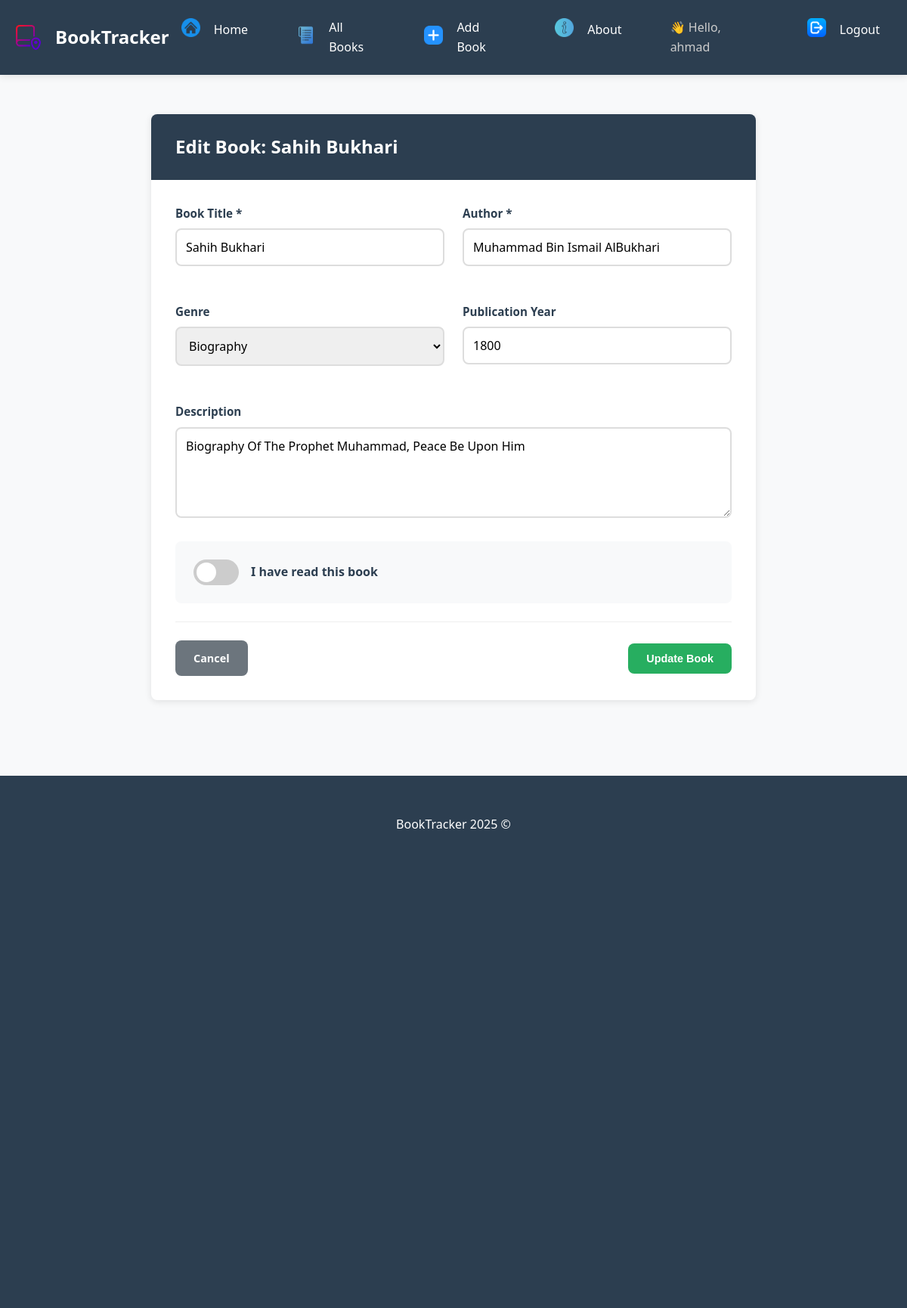
The page /books/11/update/ (signed in) on the database its author committed.
### main_app/models.py (models this page shows, shortened)
class Book(models.Model):
    GENRE_CHOICES = [
        ('Novel', 'Novel'),
        ('Science Fiction', 'Science Fiction'),
        ('History', 'History'),
        ('Self Development', 'Self Development'),
        ('Biography', 'Biography'),
        ('Literature', 'Literature'),
        ('Poetry', 'Poetry'),
        ('Children', 'Children'),
        ('Other', 'Other'),
    ]
    title = models.CharField(max_length=200)
    author = models.CharField(max_length=100)
    genre = models.CharField(choices=GENRE_CHOICES)
    description = models.TextField(max_length=500)
    publication_year = models.IntegerField(
        validators=[MinValueValidator(1000), MaxValueValidator(2025)] # To select year between 1000 and 2025
    )
    is_read = models.BooleanField(default=False)
    created_at = models.DateTimeField(auto_now_add=True)
    user = models.ForeignKey(
        User,
        on_delete=models.CASCADE,
        null=True,  # temp (we used it to solve makemigrations issue)
        blank=True  # temp
    )
    class Meta:
        ordering = ['-created_at']

### main_app/views.py (the view, shortened to what this page needs)
# urls.py: path('books/<int:pk>/update/', BookUpdate.as_view(), name='book_update'),
class BookUpdate(UserAccessMixin, LoginRequiredMixin, UpdateView):
    model = Book
    form_class = BookForm
    template_name = 'books/book_form.html'
    success_url = reverse_lazy('book_list')

### main_app/forms.py
class BookForm(forms.ModelForm):
    class Meta:
        model = Book
        fields = ['title', 'author', 'genre', 'description', 'publication_year', 'is_read']
        widgets = {
            'description': forms.Textarea(attrs={'rows': 4}),
            'publication_year': forms.NumberInput(attrs={'min': 1000, 'max': 2025}),
        }

### main_app/views.py (called while the page is built)
    def test_func(self):
        book = self.get_object()
        return book.user == self.request.user

### main_app/templates/books/book_form.html (shortened to what this page needs)
{% extends 'base.html' %}
{% load static %}
{% block extra_css %}
<link rel="stylesheet" href="{% static 'css/book_form.css' %}">
{% endblock %}
{% block content %}
<div class="form-container">
    <div class="form-card">
        <div class="form-header">
            <h2>
                {% if object %}
                    Edit Book: {{ object.title }}
                {% else %}
                    Add New Book
                {% endif %}
            </h2>
        </div>
        <div class="form-body">
            <form method="post">
                <div class="form-row">
                    <div class="form-group">
                        <label for="id_title" class="form-label">Book Title *</label>
                        <input type="text" name="title" class="form-control"
                               id="id_title" value="{{ form.title.value|default:'' }}"
                               required maxlength="200" placeholder="Enter book title">
                    </div>
                    <div class="form-group">
                        <label for="id_author" class="form-label">Author *</label>
                        <input type="text" name="author" class="form-control"
                               id="id_author" value="{{ form.author.value|default:'' }}"
                               required maxlength="100" placeholder="Enter author name">
                    </div>
                </div>
                <div class="form-row">
                    <div class="form-group">
                        <label for="id_genre" class="form-label">Genre</label>
                        <select name="genre" class="form-select" id="id_genre">
                            {% for value, text in form.fields.genre.choices %}
                                <option value="{{ value }}"
                                        {% if form.genre.value == value %}selected{% endif %}>
                                    {{ text }}
                                </option>
                            {% endfor %}
                        </select>
                    </div>
                    <div class="form-group">
                        <label for="id_publication_year" class="form-label">Publication Year</label>
                        <input type="number" name="publication_year" class="form-control"
                               id="id_publication_year" value="{{ form.publication_year.value|default:'' }}"
                               min="1000" max="2025" placeholder="Insert year">
                    </div>
                </div>
                <div class="form-group">
                    <label for="id_description" class="form-label">Description</label>
                    <textarea name="description" class="form-control form-textarea" id="id_description"
                              rows="4" placeholder="Write a brief description about the book...">{{ form.description.value|default:'' }}</textarea>
                </div>
                <div class="form-switch">
                    <label class="switch">
                        <span class="slider"></span>
                    </label>
                    <label for="id_is_read" class="switch-label">I have read this book</label>
                </div>
                <div class="form-actions">
                    <a href="{% if object %}{% url 'book_detail' object.pk %}{% else %}{% url 'book_list' %}{% endif %}"
                       class="btn btn-secondary">Cancel</a>
                    <button type="submit" class="btn btn-success">
                        {% if object %}Update Book{% else %}Add Book{% endif %}
                    </button>
                </div>
            </form>
        </div>
    </div>
</div>
{% endblock %}

### main_app/templates/base.html (shortened to what this page needs)
<!DOCTYPE html>
<html lang="en" dir="ltr">
<head>
    {% load static %}
    <link rel="stylesheet" href="{% static 'css/base.css' %}">
    {% block extra_css %}{% endblock %}
</head>
<body>
    <nav class="navbar">
        <div class="nav-container">
            <a class="navbar-brand" href="{% url 'home' %}">
                <img src="{% static 'images/logo.png' %}" alt="BookTracker Logo"
                     style="height: 35px; width: auto; margin-right: 10px;">
                BookTracker
            </a>
            <div class="navbar-menu" id="navbarMenu">
                <ul class="navbar-nav">
                    <li class="nav-item">
                        <a class="nav-link" href="{% url 'home' %}">
                            <span class="nav-icon">                <img src="{% static 'images/home.png' %}" alt="BookTracker Logo"
                     style="height: 25px; width: auto; margin-right: 10px;"></span> Home
                        </a>
                    </li>
                    <li class="nav-item">
                        <a class="nav-link" href="{% url 'book_list' %}">
                            <span class="nav-icon">                <img src="{% static 'images/list.png' %}" alt="BookTracker Logo"
                     style="height: 25px; width: auto; margin-right: 10px;"></span> All Books
                        </a>
                    </li>
                    <li class="nav-item">
                        <a class="nav-link" href="{% url 'book_create' %}">
                            <span class="nav-icon">                <img src="{% static 'images/add.png' %}" alt="BookTracker Logo"
                     style="height: 25px; width: auto; margin-right: 10px;"></span> Add Book
                        </a>
                    </li>
                    <li class="nav-item">
                        <a class="nav-link" href="{% url 'about' %}">
                            <span class="nav-icon">                <img src="{% static 'images/about.png' %}" alt="BookTracker Logo"
                     style="height: 25px; width: auto; margin-right: 10px;"></span> About
                        </a>
                    </li>
                    {% if user.is_authenticated %}
                    <li class="nav-item">
                        <span class="nav-link" style="color: #ccc;">
                            👋 Hello, {{ user.username }}
                        </span>
                    </li>
                    <li class="nav-item">
                        <a class="nav-link" href="{% url 'logout' %}">
                            <span class="nav-icon">                <img src="{% static 'images/logout.png' %}" alt="BookTracker Logo"
                     style="height: 25px; width: auto; margin-right: 10px;"></span> Logout
                        </a>
                    </li>
                    {% endif %}
                </ul>
            </div>
        </div>
    </nav>
    <div class="container">
    {% block content %}
    {% endblock %}
</div>
    <footer class="footer">
        <div class="container">
            <p class="footer-text">BookTracker 2025 ©</p>
        </div>
    </footer>
</body>
</html>

### main_app/static/css/base.css (style rules this page uses)
:root { --primary-color: #2c3e50; --secondary-color: #3498db; --success-color: #27ae60; --warning-color: #f39c12; --danger-color: #e74c3c; --light-color: #ecf0f1; --dark-color: #2c3e50; --text-color: #333; --border-radius: 8px; --box-shadow: 0 2px 10px rgba(0,0,0,0.1); --transition: all 0.3s ease; }
* { margin: 0; padding: 0; box-sizing: border-box; }
body { font-family: 'Segoe UI', Tahoma, Geneva, Verdana, sans-serif; background-color: #f8f9fa; color: var(--text-color); line-height: 1.6; }
.container { max-width: 1200px; margin: 0 auto; padding: 20px; min-height: 80vh; }
.navbar { background-color: var(--primary-color); padding: 1rem 0; box-shadow: var(--box-shadow); }
.nav-container { max-width: 1200px; margin: 0 auto; padding: 0 20px; display: flex; justify-content: space-between; align-items: center; }
.navbar-brand { color: white; text-decoration: none; font-size: 1.5rem; font-weight: bold; display: flex; align-items: center; gap: 0.5rem; }
.navbar-menu { display: flex; }
.navbar-nav { display: flex; list-style: none; gap: 2rem; }
.nav-link { color: white; text-decoration: none; display: flex; align-items: center; gap: 0.5rem; padding: 0.5rem 1rem; border-radius: var(--border-radius); transition: var(--transition); }
.nav-icon { font-size: 1.1rem; }
.footer { background-color: var(--dark-color); color: white; text-align: center; padding: 2rem 0; margin-top: 3rem; }
.footer-text { margin: 0; }
.btn { padding: 0.75rem 1.5rem; border: none; border-radius: var(--border-radius); text-decoration: none; font-weight: 600; cursor: pointer; transition: var(--transition); display: inline-flex; align-items: center; gap: 0.5rem; font-size: 0.9rem; }
.btn-success { background-color: var(--success-color); color: white; }
.btn-secondary { background-color: #6c757d; color: white; }

### main_app/static/css/book_form.css (style rules this page uses)
.form-container { max-width: 800px; margin: 0 auto; padding: 2rem 0; }
.form-card { background: white; border-radius: var(--border-radius); box-shadow: var(--box-shadow); overflow: hidden; }
.form-header { background: var(--primary-color); color: white; padding: 1.5rem 2rem; }
.form-header h2 { margin: 0; font-size: 1.5rem; }
.form-body { padding: 2rem; }
.form-row { display: grid; grid-template-columns: 1fr 1fr; gap: 1.5rem; margin-bottom: 1.5rem; }
.form-group { margin-bottom: 1.5rem; }
.form-label { display: block; margin-bottom: 0.5rem; font-weight: 600; color: var(--dark-color); font-size: 0.95rem; }
.form-control, .form-select { width: 100%; padding: 0.75rem; border: 2px solid #ddd; border-radius: var(--border-radius); font-size: 1rem; transition: var(--transition); font-family: inherit; }
.form-control::placeholder { color: #999; }
.form-textarea { min-height: 120px; resize: vertical; font-family: inherit; }
.form-switch { display: flex; align-items: center; gap: 1rem; padding: 1.5rem; background: #f8f9fa; border-radius: var(--border-radius); margin: 1.5rem 0; }
.switch { position: relative; display: inline-block; width: 60px; height: 34px; }
.slider { position: absolute; cursor: pointer; top: 0; left: 0; right: 0; bottom: 0; background-color: #ccc; transition: var(--transition); border-radius: 34px; }
.slider:before { position: absolute; content: ""; height: 26px; width: 26px; left: 4px; bottom: 4px; background-color: white; transition: var(--transition); border-radius: 50%; }
.switch-label { font-weight: 600; color: var(--dark-color); cursor: pointer; }
.form-actions { display: flex; justify-content: space-between; align-items: center; padding-top: 1.5rem; border-top: 1px solid #eee; margin-top: 1.5rem; }

### rows shown on the page
Book: title "Sahih Bukhari", author "Muhammad Bin Ismail AlBukhari", genre "Biography", description "Biography Of The Prophet Muhammad, Peace Be Upon Him"

### other values the page prints
{{ user.username }} "ahmad"
